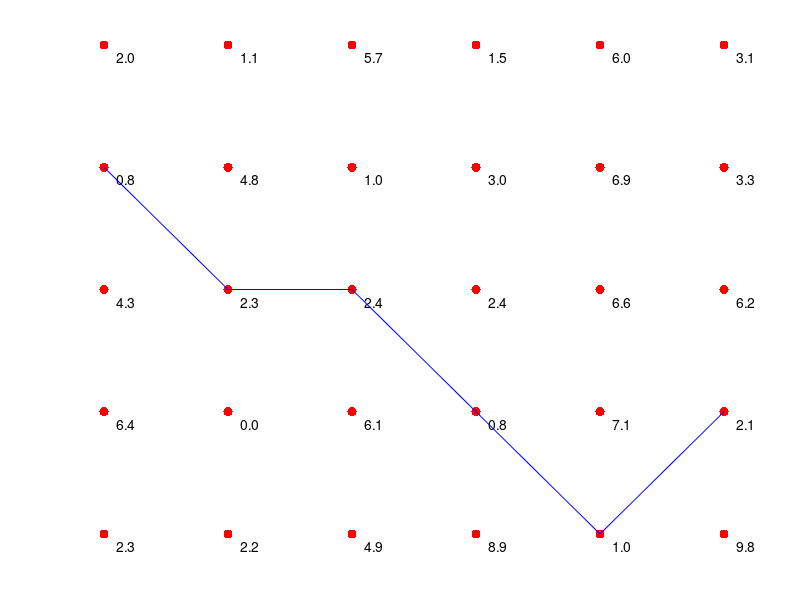

Here is the MATLAB script that generated this plot:
function r=practical5a
%The goal of this practical is to investigate dynamic progamming along
%scanlines in stereo vision.  In this part of the practical, we build a
%basic dynamic programming algorithm, which will solve the same problem as
%presented in the notes.  
%In practical 5b we will apply this to the stereo problem.  


%Use the template below, filling in parts marked "TO DO".
% Note: Optionally, you may want to move the function-skeleton
%       function bestPath = dynamicProgram(unaryCosts, pairwiseCosts)...
% from below into its own new and separate dynamicProgram.m file, for 
% easier debugging and re-use.

%close any previous figures;
close all;

%define unary costs : unaryCosts(d,j) represents the cost for having
%disparity d at pixel j.
unaryCosts = [2.0 1.1 5.7 1.5 6.0 3.1 ;...
              0.8 4.8 1.0 3.0 6.9 3.3 ;...
              4.3 2.3 2.4 2.4 6.6 6.2 ;...
              6.4 0.0 6.1 0.8 7.1 2.1 ;...
              2.3 2.2 4.9 8.9 1.0 9.8 ];

%define pairwise costs:  pairwiseCosts(a,b) represents the cost for changing from 
%disparity level A at pixel j to disparity level B at pixel j+1;
pairwiseCosts = [   0   2 100 100 100;...
                    2   0   2 100 100;...
                  100   2   0   2 100;...
                  100 100   2   0   2;...
                  100 100 100   2   0];
          
%Now, use dynamic programming to find best solution.
%TO DO - fill in this routine (further down in this file).
bestPath = dynamicProgram(unaryCosts,pairwiseCosts)

%display the nodes
figure; set(gcf,'Color',[1 1 1]);
[nY nX] = size(unaryCosts);
for(cY = 1:nY)
    for (cX = 1:nX)
        plot(cX,cY,'r.','MarkerSize',20); hold on;
        text(cX+0.1,cY+0.1,sprintf('%1.1f',unaryCosts(cY,cX)));
        axis off;set(gca,'YDir','reverse');
    end;
end;

%display the best path
plot(1:nX,bestPath,'b-');

%calculate the cost of the path computed
bestPathCostUnary = sum(unaryCosts(bestPath+(0:nX-1)*nY));
bestPathCostPairwise = sum(pairwiseCosts(bestPath(1:end-1)+nY*(bestPath(2:end)-1)));
bestCost = bestPathCostUnary+bestPathCostPairwise;
fprintf('Path Cost = %3.3f\n',bestCost);


%==========================================================================
%==========================================================================

%the goal of this routine is to return the minimum cost dynamic programming
%solution given a set of unary and pairwise costs
function bestPath = dynamicProgram(unaryCosts, pairwiseCosts)


%count number of positions (i.e. pixels in the scanline), and nodes at each
%position (i.e. the number of distinct possible disparities at each position)
[nNodesPerPosition nPosition] = size(unaryCosts);
%5 x 6

%define minimum cost matrix - each element will eventually contain
%the minimum cost to reach this node from the left hand side.
%We will update it as we move from left to right
minimumCost = zeros(nNodesPerPosition, nPosition);
%5 x 6

%define parent matrix - each element will contain the (vertical) index of
%the node that preceded it on the path.  Since the first column has no
%parents, we will leave it set to zeros.
parents = zeros(nNodesPerPosition, nPosition);
%5 x 6

%FORWARD PASS

%TO DO:  fill in first column of minimum cost matrix
minimumCost(:,1) = unaryCosts(:,1);

%Now run through each position (column)
for (cPosition = 2:nPosition) % N =2:6
    %run through each node (element of column)
    for (cNode = 1:nNodesPerPosition) % K = 1:5
        %now we find the costs of all paths from the previous column to this node
        possPathCosts = zeros(nNodesPerPosition,1);
        %5 x 1
        for (cPrevNode = 1:nNodesPerPosition)
            %1 : 5 every column
            %TO DO  - fill in elements of possPathCosts
            %unaryCosts(K,N) + unaryCosts(PrevK,N) + cost
            possPathCosts(cPrevNode) = unaryCosts(cNode,cPosition) + minimumCost(cPrevNode,cPosition-1) + pairwiseCosts(cPrevNode,cNode);
        end;
        %TO DO - find the minimum of the possible paths 
        minimum = min(possPathCosts);
        %TO DO - store the minimum cost in the minimumCost matrix
        minimumCost(cNode,cPosition) = minimum;
        %TO DO - store the parent index in the parents matrix
        parents(cNode, cPosition) = find(possPathCosts == minimum);
    end;
end;


%BACKWARD PASS

%we will now fill in the bestPath vector
bestPath = zeros(1,nPosition);

%TO DO  - find the index of the overall minimum cost from the last column and put this
%into the last entry of best path
last_column = (minimumCost(:,nPosition));
bestPath(nPosition) = find(last_column == min(last_column));

%TO DO - find the parent of the node you just found
parents(bestPath(nPosition),nPosition);

%run backwards through the cost matrix tracing the best patch
for (cPosition = nPosition-1:-1:1) % 5:1
    %TO DO - work through matrix backwards, updating bestPath by tracing
    %parents.
    bestPath(cPosition) = parents(bestPath(cPosition+1),cPosition+1);
    
end

%TO DO: REMOVE THIS WHEN YOU ARE DONE
%bestPath = ceil(rand(1,nPosition)*nNodesPerPosition);






